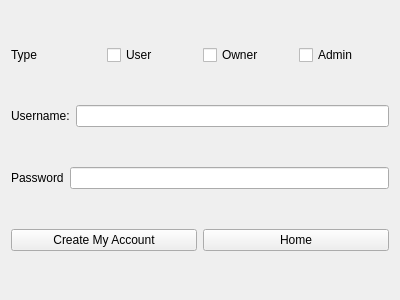
<?xml version="1.0" encoding="UTF-8"?>
<ui version="4.0">
 <class>CreateAccountScreen</class>
 <widget class="QWidget" name="CreateAccountScreen">
  <property name="geometry">
   <rect>
    <x>0</x>
    <y>0</y>
    <width>400</width>
    <height>300</height>
   </rect>
  </property>
  <property name="windowTitle">
   <string>Form</string>
  </property>
  <layout class="QVBoxLayout" name="verticalLayout">
   <item>
    <layout class="QHBoxLayout" name="horizontalLayout">
     <item>
      <widget class="QLabel" name="label_3">
       <property name="text">
        <string>Type</string>
       </property>
      </widget>
     </item>
     <item>
      <widget class="QCheckBox" name="User">
       <property name="text">
        <string>User</string>
       </property>
       <attribute name="buttonGroup">
        <string notr="true">buttonGroup</string>
       </attribute>
      </widget>
     </item>
     <item>
      <widget class="QCheckBox" name="Owner">
       <property name="text">
        <string>Owner</string>
       </property>
       <attribute name="buttonGroup">
        <string notr="true">buttonGroup</string>
       </attribute>
      </widget>
     </item>
     <item>
      <widget class="QCheckBox" name="Admin">
       <property name="text">
        <string>Admin</string>
       </property>
       <attribute name="buttonGroup">
        <string notr="true">buttonGroup</string>
       </attribute>
      </widget>
     </item>
    </layout>
   </item>
   <item>
    <layout class="QHBoxLayout" name="horizontalLayout_2">
     <item>
      <widget class="QLabel" name="label">
       <property name="text">
        <string>Username:</string>
       </property>
      </widget>
     </item>
     <item>
      <widget class="QLineEdit" name="newUsernameLine"/>
     </item>
    </layout>
   </item>
   <item>
    <layout class="QHBoxLayout" name="horizontalLayout_3">
     <item>
      <widget class="QLabel" name="label_2">
       <property name="text">
        <string>Password</string>
       </property>
      </widget>
     </item>
     <item>
      <widget class="QLineEdit" name="newPasswordLine"/>
     </item>
    </layout>
   </item>
   <item>
    <layout class="QHBoxLayout" name="horizontalLayout_4">
     <item>
      <widget class="QPushButton" name="createAccountButton">
       <property name="text">
        <string>Create My Account</string>
       </property>
      </widget>
     </item>
     <item>
      <widget class="QPushButton" name="homeButton">
       <property name="text">
        <string>Home</string>
       </property>
      </widget>
     </item>
    </layout>
   </item>
  </layout>
 </widget>
 <resources/>
 <connections/>
 <buttongroups>
  <buttongroup name="buttonGroup"/>
 </buttongroups>
</ui>
